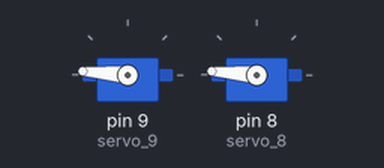
The sketch below on a simulated Arduino Uno, built with avr-gcc and run on an emulated ATmega328P. Shown: 2 × servo.

Above: at 0.05 s.
Timing chart, 0 to 4.7 s (numbered marks = the images above):
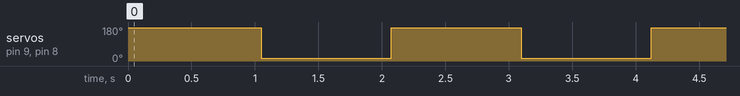

The sketch:

servo_motor1.ino
```cpp
#include <Servo.h>

int deg = 0;

Servo servo_9;
Servo servo_8;

void setup()
{
  servo_9.attach(9);
  servo_8.attach(8);

}

void loop()
{
  // sweep the servo from 0 to 175 degree in steps of 1 degrees
  // then from 175 to 15 degrees
  for (deg = 0; deg <= 175; deg += 1) {

    servo_9.write(deg);
    servo_8.write(deg);

  }
   delay(1000); // Wait for 1 second

  for (deg = 175; deg >= 15; deg -= 1) {
    servo_9.write(deg);
    servo_8.write(deg);

  }
   delay(1000); // Wait for 1 second
}
```

Measured:
- by itself, servo on pin 9 (servo_9), servo on pin 8 (servo_8): alternates 175° for 1.0 s and 15° for 1.0 s
